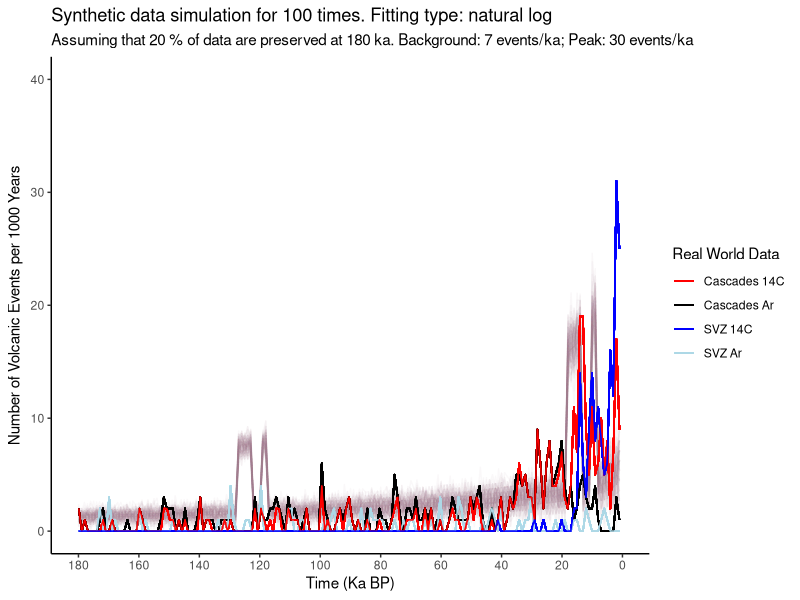

Here is the R script that generated this plot:
## ---- chunk 1
knitr::opts_chunk$set(echo = FALSE, warning=FALSE, message=FALSE)

## ---- chunk 2
synthetic_gen <- function(background, background_sd, peak, peak_sd, ar_uncertainty, degla1_begin, degla1_end, degla2_begin, degla2_end, small, gap){
  
  bg <- background
  pk <- peak
  bgsd <- background_sd
  pksd <- peak_sd
  t1 <- degla1_begin
  t2 <- degla1_end
  t3 <- degla2_begin
  t4 <- degla2_end
  gap <- as.integer(gap)
  
  library(ggplot2)
  
  # Initiating a new data.frame for the synthetic data
  syn <- data.frame(ka = c(1:180))
  syn$yearsBP <- NA
  for (i in 1:nrow(syn)){
    syn$yearsBP[i] <- syn$ka[i] * 1000
  }
  
  # Generating the synthetic data
  # method:
  # 1) Background noise = 5 +/- 4;
  #    The variation is based on the normal distribution
  #    using rnorm(1, mean=5, sd=2) function with as.integer()function
  #    which is: as.integer(rnorm(1, mean=5, sd=2))
  # 2) Peaks at interglacial periods:
  #    when ka -> (14, 18) OR (123, 127)
  # 3) Data at peaks = 30 +/- 5
  #    which is: as.integer(rnorm(1, mean=30, sd=2.5))
  syn$events <- NA
  
  if(small==1){
      for (i in 1:nrow(syn)){
        if(isTRUE(i>=t4 && i<=t3) || isTRUE(i>=t2 && i<=t1)){
            syn$events[i] <- as.integer(rnorm(1, mean=pk, sd=pksd))
            if(syn$events[i] < 0){
              syn$events[i] <- 0
            }
        } else if(isTRUE(i>=(t4-gap) && i<=(t4-gap+1)) || isTRUE(i>=(t2-gap) && i<=(t2-gap+1))){
            syn$events[i] <- as.integer(rnorm(1, mean=pk, sd=pksd))
            if(syn$events[i] < 0){
              syn$events[i] <- 0
            }
        } else {
            syn$events[i] <- as.integer(rnorm(1, mean=bg, sd=bgsd))
            if(syn$events[i] < 0){
              syn$events[i] <- 0
            }
        }
    }
  } else {
    for (i in 1:nrow(syn)){
        if(isTRUE(i>=t4 && i<=t3) || isTRUE(i>=t2 && i<=t1)){
            syn$events[i] <- as.integer(rnorm(1, mean=pk, sd=2.5))
            if(syn$events[i] < 0){
              syn$events[i] <- 0
            }
        } else {
            syn$events[i] <- as.integer(rnorm(1, mean=bg, sd=2))
            if(syn$events[i] < 0){
              syn$events[i] <- 0
            }
        }
    }
  }
  
  # generating temporal uncertainty up to 10% for Argon dating
  for (i in 2:(nrow(syn)-1)){
    x <- runif(1,0,1)
    if(x < ar_uncertainty/2){
      syn$events[i-1] <- syn$events[i-1] * (1 + ar_uncertainty/2)
      syn$events[i] <-  syn$events[i] * (1 - ar_uncertainty/2)
      if(syn$events[i] < 0){
        syn$events[i] <- 0
      }
    } else if (x > (1 - ar_uncertainty/2)) {
      syn$events[i] <- syn$events[i] * (1 + ar_uncertainty/2)
      syn$events[i+1] <-  syn$events[i+1] * (1 - ar_uncertainty/2)
      if(syn$events[i+1] < 0){
        syn$events[i+1] <- 0
      }
    }
  }
  
  
  # plot to see the synthetic data
  
  plot <- ggplot()+
    geom_line(data=syn, aes(x=syn$ka, y=syn$events))+
    scale_x_reverse(limits = c(180, 0),breaks = scales::pretty_breaks(n = 18)) +
    ggtitle("Synthetic data") +
    theme(panel.grid.major = element_blank(), panel.grid.minor = element_blank(),
          panel.background = element_blank(), axis.line = element_line(colour = "black"))+
    labs(y = "Events",
         x = "Ka")
  
  plot
  
  return(syn)
}

## ---- chunk 3
mc_syn <- function(type, p, run, background, background_sd, peak, peak_sd, ar_uncertainty, degla1_begin, degla1_end, degla2_begin, degla2_end, small, gap, plot){
  
  require(stringdist)
  
  #df <- syn
  #p <- 0.1
  #run <- 100
  
  
  bg <- background
  pk <- peak
  bgsd <- background_sd
  pksd <- peak_sd
  t1 <- degla1_begin
  t2 <- degla1_end
  t3 <- degla2_begin
  t4 <- degla2_end
  #type <-"linear"
  cascades_ar<-read.csv(file="realData/cascades_ar.csv", header=TRUE, sep=",")
  svz_ar<-read.csv(file="realData/svz_ar.csv", header=TRUE, sep=",")
  cascades_14c<-read.csv(file="realData/cascades_14c.csv", header=TRUE, sep=",")
  svz_14c<-read.csv(file="realData/svz_14c.csv", header=TRUE, sep=",")
  
  # Initiating the output data frame
  output <- data.frame(ka = c(1:180))
  
  if(type %in% "linear"){
    
    for(mc in 1:run){
      # generate a new synthetic dataset
      df <- synthetic_gen(bg, bgsd, pk, pksd, ar_uncertainty, t1, t2, t3, t4, small, gap)
      
      # calculate the number of events preserved in each time period
      output$nextrun <- NA
      df$prob <- NA
      
      # In the linear case, the fitting curve y = kx + b passes through (0,1) and (180, p)
      # Therefore:
      # b = 1 and 180k + 1 = p
      # solve: k = (p-1)/180
      # And the curve is: y = (p-1) * x / 180 + 1 where y is the prob and x is ka
      # And the number of preserved events is y * df$events[i]
      
      for (i in 1:nrow(output)){
        df$prob[i] <- (p-1) * df$ka[i] / 180 + 1
        output$nextrun[i] <- ((p-1) * output$ka[i] / 180 + 1) * df$events[i]
      }

      
      # set the column name
      names(output)[mc+1] <- paste("Simu",toString(mc), sep = " ", collapse = NULL)

    }
    # plot
    
    if(plot==0){
        maint <- paste("Synthetic data simulation for", toString(run), "times. Fitting type:", type)
        subt <- paste("Assuming that", toString(p*100), "% of data are preserved at 180 ka. Background:", toString(bg), "events/ka; Peak:", toString(pk), "events/ka")
        last <- run + 1
        plot <- ggplot()
        for(i in 2:last){
              gg.data <- data.frame(Time=output[,1], Events=output[,i])
              plot<- plot+
              geom_line(data=gg.data, aes(x=Time, y=Events),size = 0.5, colour="#A67C94", alpha = 0.05) 
            }
    
        plot <- plot + scale_x_reverse(limits = c(180, 0.1),breaks = scales::pretty_breaks(n = 9)) +
        ggtitle(maint, subt) +
        theme(panel.grid.major = element_blank(), panel.grid.minor = element_blank(),
            panel.background = element_blank(), axis.line = element_line(colour = "black"))+
        scale_y_continuous(name = expression("Number of Volcanic Events per 1000 Years"), limits = c(0, 40))+
        labs(y = "Counts",
            x = "Time (Ka BP)",
            colour = "Parameter")
        print(plot)
    } else {
        maint <- paste("Synthetic data simulation for", toString(run), "times. Fitting type:", type)
        subt <- paste("Assuming that", toString(p*100), "% of data are preserved at 180 ka. Background:", toString(bg), "events/ka; Peak:", toString(pk), "events/ka")
        last <- run + 1
        plot <- ggplot()
        for(i in 2:last){
              gg.data <- data.frame(Time=output[,1], Events=output[,i])
              plot<- plot+
              geom_line(data=gg.data, aes(x=Time, y=Events),size = 0.5, colour="#A67C94", alpha = 0.05)+
              geom_freqpoly(data=cascades_ar, aes(x=ka, colour="Cascades Ar"), bins=180)+
              geom_freqpoly(data=svz_ar, aes(x=ka, colour="SVZ Ar"), bins=180)+
              geom_freqpoly(data=cascades_14c, aes(x=ka, colour="Cascades 14C"), bins=180)+
              geom_freqpoly(data=svz_14c, aes(x=ka, colour="SVZ 14C"), bins=180)+
              scale_colour_manual(values = c(
                'Cascades Ar' = 'black',
                'Cascades 14C' = 'red',
                'SVZ Ar' = 'light blue',
                'SVZ 14C' = 'blue'))
            }
    
        plot <- plot + scale_x_reverse(limits = c(180, 0.1),breaks = scales::pretty_breaks(n = 9)) +
        ggtitle(maint, subt) +
        theme(panel.grid.major = element_blank(), panel.grid.minor = element_blank(),
            panel.background = element_blank(), axis.line = element_line(colour = "black"),
            legend.key = element_rect(colour = "white", fill = NA))+
        scale_y_continuous(name = expression("Number of Volcanic Events per 1000 Years"), limits = c(0, 40))+
        labs(y = "Counts",
            x = "Time (Ka BP)",
            colour = "Real World Data")
        print(plot)
          
        }

    
    # return data
    return(output)
    
  } else if (type %in% "inverse"){
    for(mc in 1:run){
      # generate a new synthetic dataset
      df <- synthetic_gen(bg, bgsd, pk, pksd, ar_uncertainty, t1, t2, t3, t4, small, gap)
      
      # calculate the number of events preserved in each time period
      output$nextrun <- NA
      df$prob <- NA
      
      # In the linear case, the fitting curve y = k/(x + b) passes through (0,1) and (180, p)
      # Therefore:
      # b = -k and k/(180 + k) = p
      # solve: k = 180*p/(1 - p)
      # And the curve is: y = (180 * p / (1 - p))/ (x + (180 * p / (1 - p)))
      # where y is the prob and x is ka
      # And the number of preserved events is y * df$events[i]
      
      for (i in 1:nrow(output)){
        df$prob[i] <- (180 * p / (1 - p))/ (df$ka[i] + (180 * p / (1 - p)))
        output$nextrun[i] <- df$prob[i] * df$events[i]
      }
      
      
      # set the column name
      names(output)[mc+1] <- paste("Simu",toString(mc), sep = " ", collapse = NULL)
      
    }
    
    # plot
    if(plot==0){
       maint <- paste("Synthetic data simulation for", toString(run), "times. Fitting type:", type, "proportional")
      subt <- paste("Assuming that", toString(p*100), "% of data are preserved at 180 ka. Background:", toString(bg), "events/ka; Peak:", toString(pk), "events/ka")
      last <- run + 1
      plot <- ggplot()
      for(i in 2:last){
        gg.data <- data.frame(Time=output[,1], Events=output[,i])
        plot<- plot+
          geom_line(data=gg.data, aes(x=Time, y=Events),size = 0.5, colour="#A67C94", alpha = 0.05) 
      }
    
      plot <- plot + scale_x_reverse(limits = c(180, 0.1),breaks = scales::pretty_breaks(n = 9)) +
        ggtitle(maint, subt) +
        theme(panel.grid.major = element_blank(), panel.grid.minor = element_blank(),
              panel.background = element_blank(), axis.line = element_line(colour = "black"),
              legend.key = element_rect(colour = "white", fill = NA))+
        scale_y_continuous(name = expression("Number of Volcanic Events per 1000 Years"), limits = c(0, 40))+
        labs(y = "Counts",
            x = "Time (Ka BP)",
            colour = "Parameter")
      print(plot)
    } else {
       maint <- paste("Synthetic data simulation for", toString(run), "times. Fitting type:", type, "proportional")
      subt <- paste("Assuming that", toString(p*100), "% of data are preserved at 180 ka. Background:", toString(bg), "events/ka; Peak:", toString(pk), "events/ka")
      last <- run + 1
      plot <- ggplot()
      for(i in 2:last){
        gg.data <- data.frame(Time=output[,1], Events=output[,i])
        plot<- plot+
          geom_line(data=gg.data, aes(x=Time, y=Events),size = 0.5, colour="#A67C94", alpha = 0.05)+
          geom_freqpoly(data=cascades_ar, aes(x=ka, colour="Cascades Ar"), bins=180)+
          geom_freqpoly(data=svz_ar, aes(x=ka, colour="SVZ Ar"), bins=180)+
          geom_freqpoly(data=cascades_14c, aes(x=ka, colour="Cascades 14C"), bins=180)+
          geom_freqpoly(data=svz_14c, aes(x=ka, colour="SVZ 14C"), bins=180)+
          scale_colour_manual(values = c(
            'Cascades Ar' = 'black',
            'Cascades 14C' = 'red',
            'SVZ Ar' = 'light blue',
            'SVZ 14C' = 'blue'))
        }
      plot <- plot + scale_x_reverse(limits = c(180, 0.1),breaks = scales::pretty_breaks(n = 9)) +
        ggtitle(maint, subt) +
        theme(panel.grid.major = element_blank(), panel.grid.minor = element_blank(),
              panel.background = element_blank(), axis.line = element_line(colour = "black"),
              legend.key = element_rect(colour = "white", fill = NA))+
        scale_y_continuous(name = expression("Number of Volcanic Events per 1000 Years"), limits = c(0, 40))+
        labs(y = "Counts",
            x = "Time (Ka BP)",
            colour = "Real World Data")
      print(plot)
    }

  } else if (type %in% "log"){
    
    # for convenience in natural log calculation, we use probability of DROPPING instead of KEEPING
    # so we need to initiating a new var called p1
    
    p1 <- 1 - p
    
    for(mc in 1:run){
      # generate a new synthetic dataset
      df <- synthetic_gen(bg, bgsd, pk, pksd, ar_uncertainty, t1, t2, t3, t4, small, gap)
      
      # calculate the number of events preserved in each time period
      output$nextrun <- NA
      df$prob <- NA
      
      # In the natural log case, the fitting curve y = ln(x+b)/k passes through (0,1) and (180, p1)
      # detailed calculation could be found on the github folder named naturalLog.png
      # And the curve is: y = ln(x+1)/(5.198/p1)
      # And the number of preserved events is (1-y) * df$events[i]
      
      for (i in 1:nrow(output)){
        df$prob[i] <- 1- (log(df$ka[i] + 1) / (5.198 / p1))
        output$nextrun[i] <- df$prob[i] * df$events[i]
      }
      
      
      # set the column name
      names(output)[mc+1] <- paste("Simu",toString(mc), sep = " ", collapse = NULL)
      
    }
    # plot
    
    if(plot==0){
          maint <- paste("Synthetic data simulation for", toString(run), "times. Fitting type: natural", type)
          subt <- paste("Assuming that", toString(p*100), "% of data are preserved at 180 ka. Background:", toString(bg), "events/ka; Peak:", toString(pk), "events/ka")
          last <- run + 1
          plot <- ggplot()
          for(i in 2:last){
              gg.data <- data.frame(Time=output[,1], Events=output[,i])
              plot<- plot+
              geom_line(data=gg.data, aes(x=Time, y=Events),size = 0.5, colour="#A67C94", alpha = 0.05) 
            }
    
          plot <- plot + scale_x_reverse(limits = c(180, 0.1),breaks = scales::pretty_breaks(n = 9)) +
          ggtitle(maint, subt) +
          theme(panel.grid.major = element_blank(), panel.grid.minor = element_blank(),
              panel.background = element_blank(), axis.line = element_line(colour = "black"))+
              scale_y_continuous(name = expression("Number of Volcanic Events per 1000 Years"), limits = c(0, 40))+
              labs(y = "Counts",
                   x = "Time (Ka BP)",
                  colour = "Parameter")
          print(plot)
    } else {
          maint <- paste("Synthetic data simulation for", toString(run), "times. Fitting type: natural", type)
          subt <- paste("Assuming that", toString(p*100), "% of data are preserved at 180 ka. Background:", toString(bg), "events/ka; Peak:", toString(pk), "events/ka")
          last <- run + 1
          plot <- ggplot()
          for(i in 2:last){
              gg.data <- data.frame(Time=output[,1], Events=output[,i])
              plot<- plot+
              geom_line(data=gg.data, aes(x=Time, y=Events),size = 0.5, colour="#A67C94", alpha = 0.05)+
              geom_freqpoly(data=cascades_ar, aes(x=ka, colour="Cascades Ar"), bins=180)+
              geom_freqpoly(data=svz_ar, aes(x=ka, colour="SVZ Ar"), bins=180)+
              geom_freqpoly(data=cascades_14c, aes(x=ka, colour="Cascades 14C"), bins=180)+
              geom_freqpoly(data=svz_14c, aes(x=ka, colour="SVZ 14C"), bins=180)+
              scale_colour_manual(values = c(
                'Cascades Ar' = 'black',
                'Cascades 14C' = 'red',
                'SVZ Ar' = 'light blue',
                'SVZ 14C' = 'blue'))
           }
    
          plot <- plot + scale_x_reverse(limits = c(180, 0.1),breaks = scales::pretty_breaks(n = 9)) +
          ggtitle(maint, subt) +
          theme(panel.grid.major = element_blank(), panel.grid.minor = element_blank(),
              panel.background = element_blank(), axis.line = element_line(colour = "black"),
              legend.key = element_rect(colour = "white", fill = NA))+
              scale_y_continuous(name = expression("Number of Volcanic Events per 1000 Years"), limits = c(0, 40))+
              labs(y = "Counts",
                   x = "Time (Ka BP)",
                  colour = "Real World Data")
          print(plot)
    }

    
    # return data
    return(output)
    
  } else {
    error <- "Fitting curve options: linear, log or inverse"
    print(error)
    return(NA)
  }
  
  
}
## ---- chunk 4
setwd("~/Documents/github/synthetic_svz")
# Set the working directory to one level above the folder containing real world data csv files

result <- mc_syn("log", 0.2, 100, 7, 2, 30, 2.5, 0.1, 127, 123, 18, 14, 1, 5, 1)
